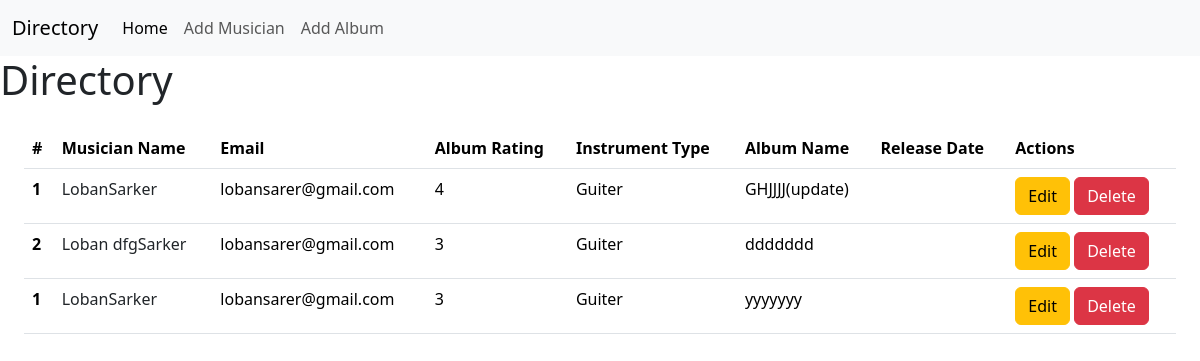
/, run on an earlier commit of the app's database.
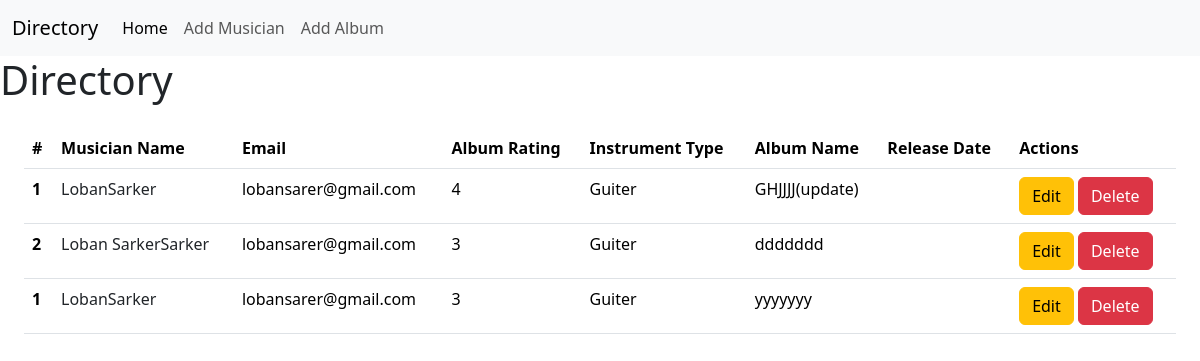
And on a later commit of the database.
### album/models.py (models this page shows)
class Album (models.Model):
    album_name = models.CharField(max_length=30)
    musician = models.ForeignKey(Musician,on_delete=models.CASCADE)
    release=models.DateField(auto_now_add=True)
    rating =models.IntegerField()

### musician/models.py (models this page shows, shortened)
class Musician(models.Model):
    first_name = models.CharField(max_length=20)
    last_name = models.CharField(max_length=20)
    email=models.EmailField()
    phone=models.CharField(max_length=12)
    instrument_type = models.CharField(max_length=50)

### musiciansDirectory/views.py (the view)
# urls.py: path('',AlbumView.as_view(),name='homepage' ),
class AlbumView(ListView):
    model = Album
    template_name='home.html'

### templates/home.html
{% extends 'base.html' %}
{% block content %}
<h1>Directory</h1>
<div class="d-flex flex-wrap m-4">
<table class="table">
  <thead>
    <tr>
      <th scope="col">#</th>
      <th scope="col">Musician Name</th>
      <th scope="col">Email</th>
      <th scope="col">Album Rating</th>
      <th scope="col">Instrument Type</th>
      <th scope="col">Album Name</th>
      <th scope="col">Release Date</th>
      <th scope="col">Actions</th>
    </tr>
  </thead>
  <tbody>
    {% for album in object_list %}
    <tr>
      <th scope="row">{{album.musician.id}}</th>
      <td><a href="{% url 'edit_musician' album.id %}" class="text-decoration-none text-dark">{{album.musician.first_name}}{{album.musician.last_name}}</a></td>
      <td>{{album.musician.email}}</td>
      <td>{{album.rating}}</td>
      <td>{{album.musician.instrument_type}}</td>
      <td>{{album.album_name}}</td>
      <td>{{album.release_date}}</td>
      <td><a href="{% url 'edit_album' album.id %}" class="btn btn-warning">Edit</a>
        <a href="{% url 'delete_album' album.id %}" class="btn btn-danger">Delete</a>
      </td>
    </tr>
  {% endfor %}
  </tbody>
</table>
</div>
{% endblock %}

What changed in the data, as far as the page shows it:
changed through a linked row, Album "ddddddd": musician.first_name "Loban dfg" → "Loban Sarker"
